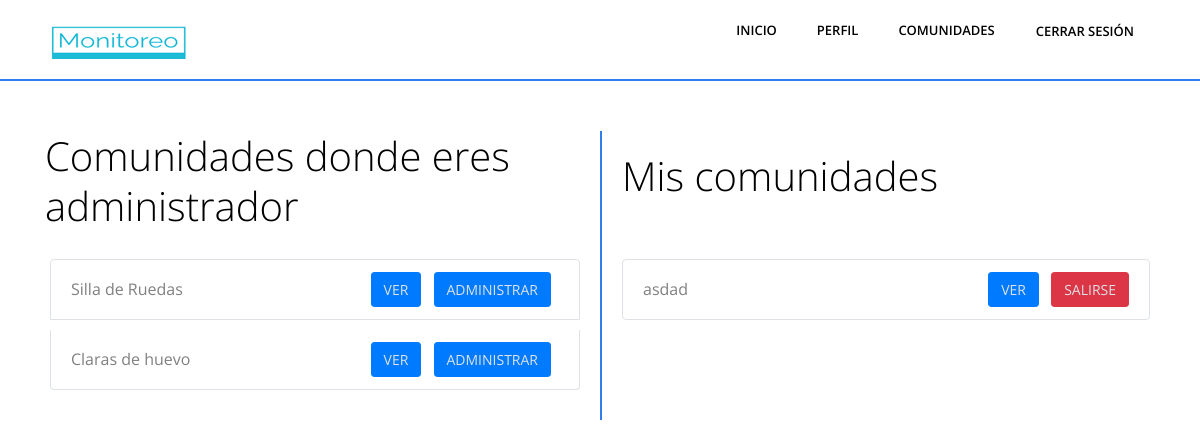
The page /mis-comunidades/ (signed in) on the database its author committed.
### Aplicaciones/Monitoreo/models.py (models this page shows, shortened)
class ComunidadPerfil(models.Model):
    comunidad = models.ForeignKey(Comunidad, on_delete=models.CASCADE)
    perfil = models.ForeignKey('Perfil', on_delete=models.CASCADE)
    esAdmin = models.BooleanField(default=False)
    """ observador, un miembro de la comunidad no afectado por la tematica de la comunidad (usuarios silla de rueda) """
    observador = models.BooleanField(default=True)

class Comunidad(models.Model):
    nombre = models.CharField(max_length=100)
    descripcion = models.CharField(max_length=255, null=True)

### Aplicaciones/Monitoreo/views.py (the view)
# urls.py: path('mis-comunidades/', views.listar_comunidades_perfil, name='listar_comunidades_perfil'),
def listar_comunidades_perfil(request):
    group_names = requestGroups(request)
    perfil = Perfil.objects.get(user=request.user)
    comunidades_admin = ComunidadPerfil.objects.filter(perfil=perfil,esAdmin=True)
    comunidades_no_admin = ComunidadPerfil.objects.filter(perfil=perfil,esAdmin=False)
    context = {
        'request':request,
        'groups':group_names,
        'perfil': perfil,
        'comunidades_admin': comunidades_admin,
        'comunidades_no_admin': comunidades_no_admin
    }
    return render(request, 'mis_comunidades.html', context)

### Aplicaciones/Monitoreo/views.py (called while the page is built)
def requestGroups(request):
    user = request.user
    user_groups = user.groups.all()
    group_names = [group.name for group in user_groups]
    return group_names

### Aplicaciones/Monitoreo/templates/mis_comunidades.html (shortened to what this page needs)
{% load static %}
<html lang="es">
  {% include 'fragments/head.html' %}
  <body class="body-wrapper" data-spy="scroll" data-target=".privacy-nav">
    {% include 'fragments/header.html' %}
     <div class="container mt-5">
      <div class="row">
        {% if 'ComunidadAdmin' in groups %}
        <div class="col-md-6">
          <h2>Comunidades donde eres administrador</h2>
        </div>
        <div class="col-md-6" style="border-left: 2px solid #2e7eed; padding: 20px;">
          <h2>Mis comunidades</h2>
        </div>
        {% else %}
        <div class="col-md-6" style="padding: 20px;">
          <h2>Mis comunidades</h2>
        </div>
        {% endif %}
        {% if 'ComunidadAdmin' in groups %}
        <div class="col-md-6" style="padding: 20px;">
          <ul class="list-group member-list">
            {% for comunidad_perfil in comunidades_admin %}
            <li class="list-group-item d-flex justify-content-between align-items-center">
            <span>{{ comunidad_perfil.comunidad.nombre }}</span>
            <div>
              <a href=""><button class="btn btn-sm btn-admin mr-2">Ver</button></a>
              <form method="post" action="{% url 'administrar_comunidad' comunidad_perfil.comunidad.id %}" class="d-inline">
                <button type="submit" class="btn btn-sm btn-admin mr-2">Administrar</button>
              </form>
            </div>
          </li>
            {% endfor %}
            </ul>
          </div>
        {% endif %}
        {% if 'ComunidadAdmin' in groups %}
        <div class="col-md-6" style="border-left: 2px solid #2e7eed; padding: 20px;">
          {% else %}
          <div class="col-md-12" style="padding: 20px;">
          {% endif %}
          {% if comunidades_no_admin %}
          <ul class="list-group member-list">
            {% for comunidad_perfil in comunidades_no_admin %}
            <li class="list-group-item d-flex justify-content-between align-items-center">
              <span>{{ comunidad_perfil.comunidad.nombre }}</span>
              <div>
                  <a href=""><button class="btn btn-sm btn-admin mr-2">Ver</button></a>
                <a href="{% url 'salir_comunidad' comunidad_id=comunidad_perfil.comunidad.id  pag_redirect='mis_comunidades' %}"><button class="btn btn-sm btn-delete">Salirse</button></a>
              </div>
            </li>
            {% endfor %}
          </ul>
            {% else %}
            <p>No hay comunidades para mostrar.</p>
            {% endif %}
            </div>
      </div>
    </div>
  </body>
</html>

### Aplicaciones/Monitoreo/static/css/style.css (style rules this page uses)
body { font-family: "Open Sans", sans-serif; -webkit-font-smoothing: antialiased; }
h1, h2, h3, h4, h5, h6 { font-family: "Open Sans", sans-serif; color: #000; font-weight: 300; }
h2 { font-size: 40px; line-height: 50px; }
p, li, blockquote, label { font-size: 16px; letter-spacing: 0; line-height: 25px; color: #808080; margin-bottom: 0; }
body { overflow-x: hidden; }
a { font-size: inherit; color: inherit; }
.btn { text-transform: uppercase; }
.list-group-item { background-color: transparent; border: none; }

### Aplicaciones/Monitoreo/templates/fragments/head.html (style rules this page uses)
.member-list li { border: 1px solid #dee2e6; margin-bottom: 10px; }
.member-list li .btn { padding: 6px 12px; }
.member-list li .btn-admin { background-color: #007bff; border-color: #007bff; color:#dee2e6 }
.member-list li .btn-delete { background-color: #dc3545; border-color: #dc3545; color:#dee2e6 }

### rows shown on the page
ComunidadPerfil: comunidad.nombre "Silla de Ruedas"
ComunidadPerfil: comunidad.nombre "Claras de huevo"
ComunidadPerfil: comunidad.nombre "asdad"
